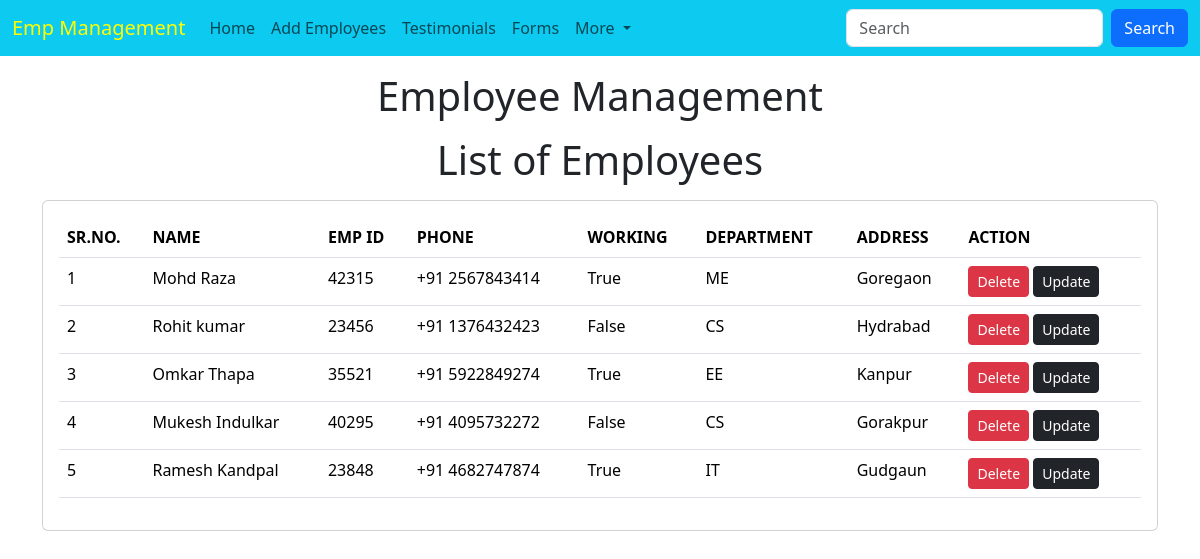
The page /emp/ on the database its author committed.
### emp/models.py (models this page shows, shortened)
class Emp(models.Model):
    name = models.CharField(max_length=200)
    age = models.CharField(max_length=100)
    emp_id = models.CharField(max_length=200)
    address = models.CharField(max_length=200)
    department = models.CharField(max_length=20)
    email = models.CharField(max_length=50)
    phone = models.CharField(max_length=10)
    working = models.BooleanField(default=True)

### emp/views.py (the view)
# urls.py: path('', views.emp_record, name="emp_record"),
def emp_record(request):
    emps = Emp.objects.all()
    return render(request, 'emp/index.html',{
        'emps':emps
    })

### templates/emp/index.html (shortened to what this page needs)
<!DOCTYPE html>
<html lang="en">
  <head>
    <link
      href="https://cdn.jsdelivr.net/npm/bootstrap@5.3.3/dist/css/bootstrap.min.css"
      rel="stylesheet"
    />
  </head>
  <body>
    {% include 'emp/navbar.html'%}
    <h1 class="text-center my-3">Employee Management</h1>
    <h1 class="text-center my-3">List of Employees</h1>
    <div class="container">
      <div class="row">
        <div class="col-md-12">
          <div class="card card-body">
            <table class="table">
              <thead>
                <th>SR.NO.</th>
                <th>NAME</th>
                <th>EMP ID</th>
                <th>PHONE</th>
                <th>WORKING</th>
                <th>DEPARTMENT</th>
                <th>ADDRESS</th>
                <th>ACTION</th>
              </thead>
              <tbody>
                {% for e in emps %}
                <tr>
                  <td>{{forloop.counter}}</td>
                  <td>{{e.name}}</td>
                  <td>{{e.emp_id}}</td>
                  <td>{{e.phone}}</td>
                  <td>{{e.working}}</td>
                  <td>{{e.department}}</td>
                  <td>{{e.address}}</td>
                  <td>
                    <a href="/emp/delete-emp/{{e.id}}" class="btn btn-danger btn-sm">Delete</a>
                    <a href="/emp/update-emp/{{e.id}}" class="btn btn-dark btn-sm">Update</a>
                  </td>
                </tr>
                {% endfor %}
              </tbody>
            </table>
          </div>
        </div>
      </div>
    </div>
  </body>
</html>

### rows shown on the page
Emp: name "Mohd Raza", emp_id "42315", phone "+91 2567843414", working "True", department "ME", address "Goregaon"
Emp: name "Rohit kumar", emp_id "23456", phone "+91 1376432423", working "False", department "CS", address "Hydrabad"
Emp: name "Omkar Thapa", emp_id "35521", phone "+91 5922849274", working "True", department "EE", address "Kanpur"
Emp: name "Mukesh Indulkar", emp_id "40295", phone "+91 4095732272", working "False", department "CS", address "Gorakpur"
Emp: name "Ramesh Kandpal", emp_id "23848", phone "+91 4682747874", working "True", department "IT", address "Gudgaun"
